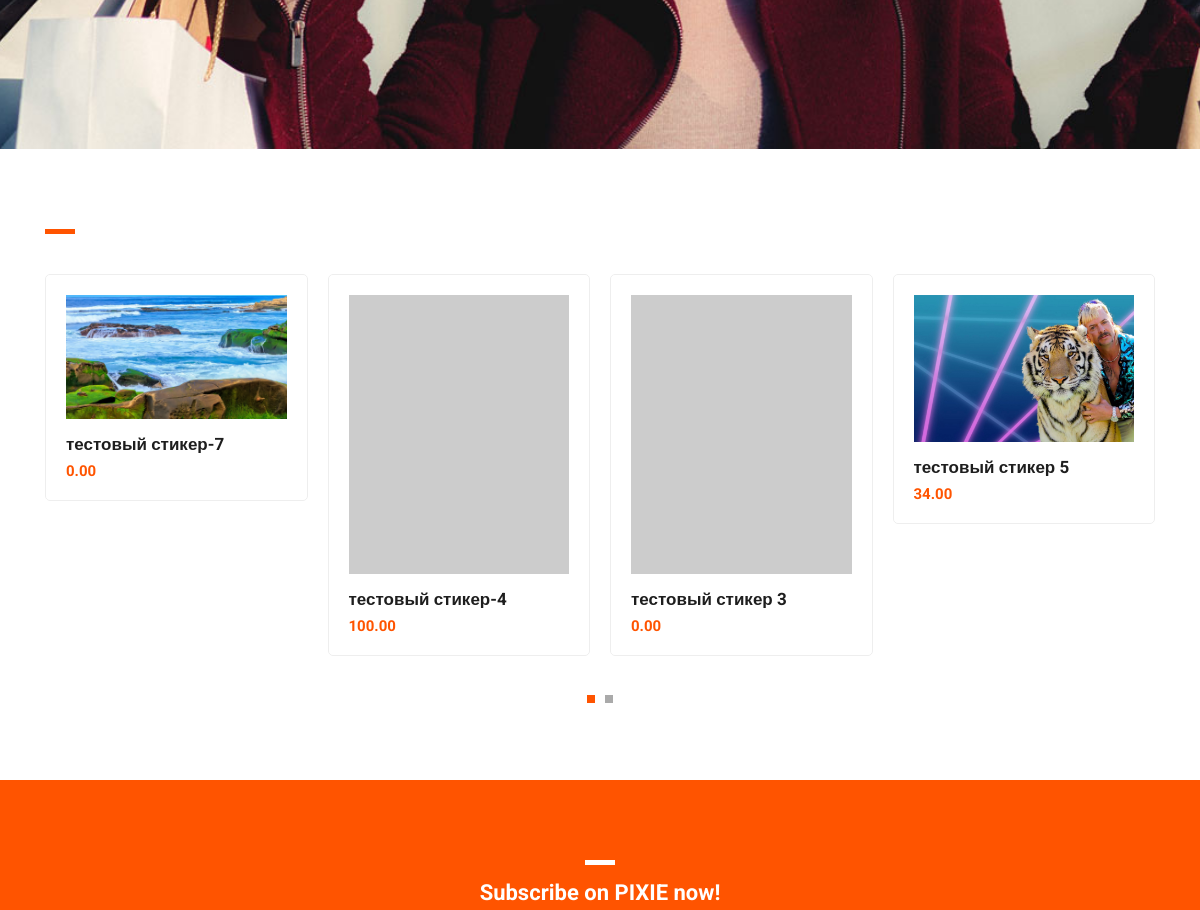
Before: / (middle part) with the older database file.
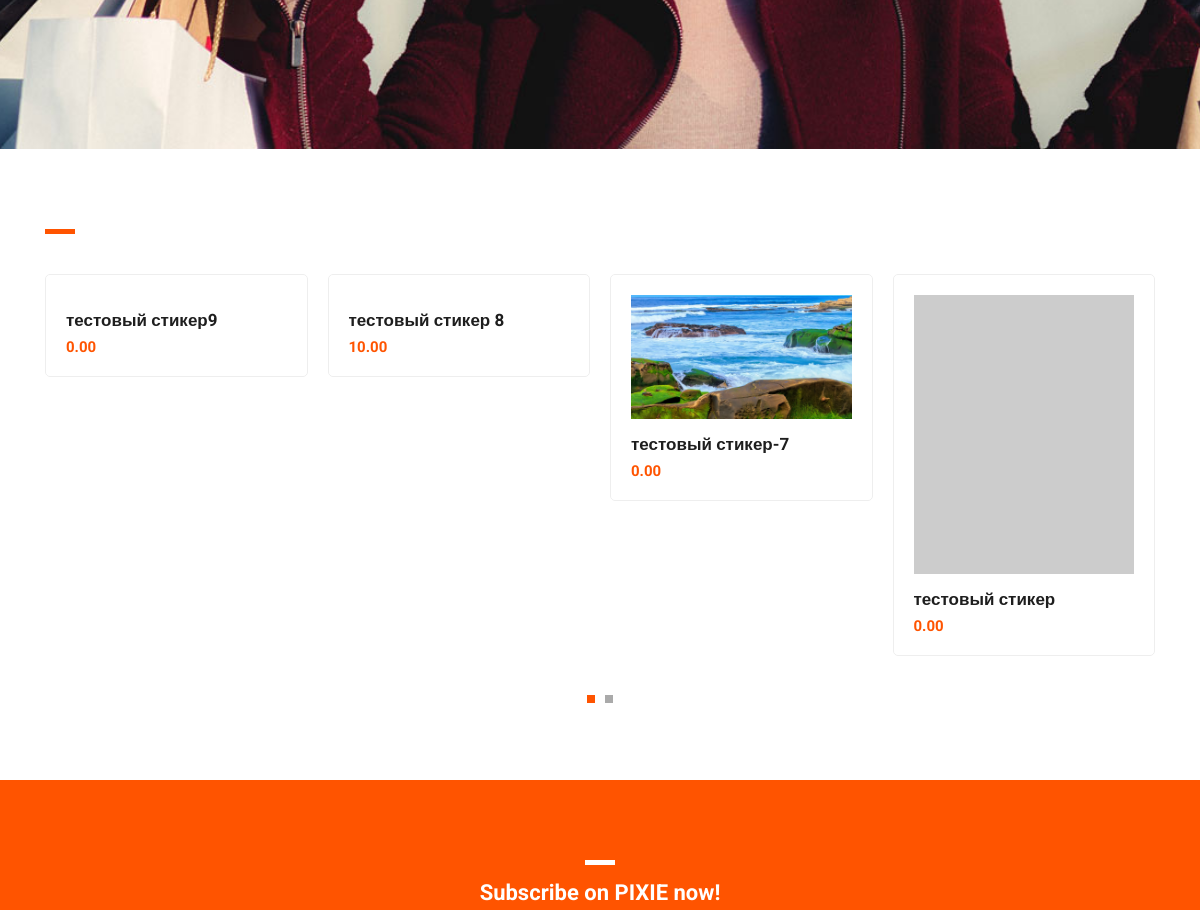
After: the same page with the newer database file.
### shop/models.py (models this page shows, shortened)
class Goods(models.Model):
    name = models.CharField(max_length=255, verbose_name='Название')
    slug = models.SlugField(max_length=255, verbose_name='Url', unique=True)
    description = models.TextField(blank=True, verbose_name='Описание')
    created_at = models.DateTimeField(auto_now=True, verbose_name='Опубликовано')
    photo = models.ImageField(upload_to='photo/%Y/%m/%d/', blank=True, verbose_name='Фото')
    amount = models.IntegerField(verbose_name='Кол-во')
    price = MoneyField(default=0, max_digits=14, decimal_places=2, default_currency='USD', verbose_name='Цена')
    category = models.ForeignKey(Category, on_delete=models.PROTECT, related_name='goods')
    tags = models.ManyToManyField(Tag, blank=True, related_name='goods')
    class Meta:
        verbose_name = 'Товар'
        verbose_name_plural = 'Товары'
        ordering = ['-created_at']

### shop/views.py (the view)
# urls.py: path('', RecentGoods.as_view(), name='home'),
class RecentGoods(ListView):
    model = Goods
    template_name = 'shop/index.html'
    context_object_name = 'posts'
    def get_context_data(self, *, object_list=None, **kwargs):
        context = super().get_context_data(**kwargs)
        context['title'] = 'Главная страница'
        return context
    def get_queryset(self):
        return Goods.objects.order_by('-created_at')[:6]

### shop/templates/shop/index.html (shortened to what this page needs)
{% extends 'base.html' %}
{% load static %}
{% block content %}
<div class="banner">
    </div>
{% include 'inc/_carousel.html' %}
{% endblock %}

### templates/inc/_carousel.html (shortened to what this page needs)
<div class="featured-items">
    <div class="container">
        <div class="row">
            <div class="col-md-12">
                <div class="section-heading">
                    <div class="line-dec"></div>
                </div>
            </div>
            <div class="col-md-12">
                <div class="owl-carousel owl-theme">
                    {% for post in posts %}
                    <a href="">
                        <div class="featured-item">
                            {% if post.photo %}
                            <img src="{{ post.photo.url }}" alt="{{ post.title }}" >
                            {% else %}
                            <img src="https://picsum.photos/id/237/300/201" alt="{{ post.title }}" >
                            {% endif %}
                            <h4>{{ post.name }}</h4>
                            <h6>{{ post.price }}</h6>
                        </div>
                    {% endfor %}
                    </a>
                </div>
            </div>
        </div>
    </div>
</div>

Changed rows visible on the page:
no longer on this page (row unchanged): Goods: name "тестовый стикер-4", price "100.00"
no longer on this page (row unchanged): Goods: name "тестовый стикер 3", price "0.00"
no longer on this page (row unchanged): Goods: photo (picture), name "тестовый стикер 5", price "34.00"
added Goods: name "тестовый стикер9", price "0.00"
added Goods: name "тестовый стикер 8", price "10.00"
now on this page (row edited): Goods: name "тестовый стикер", price "0.00"
